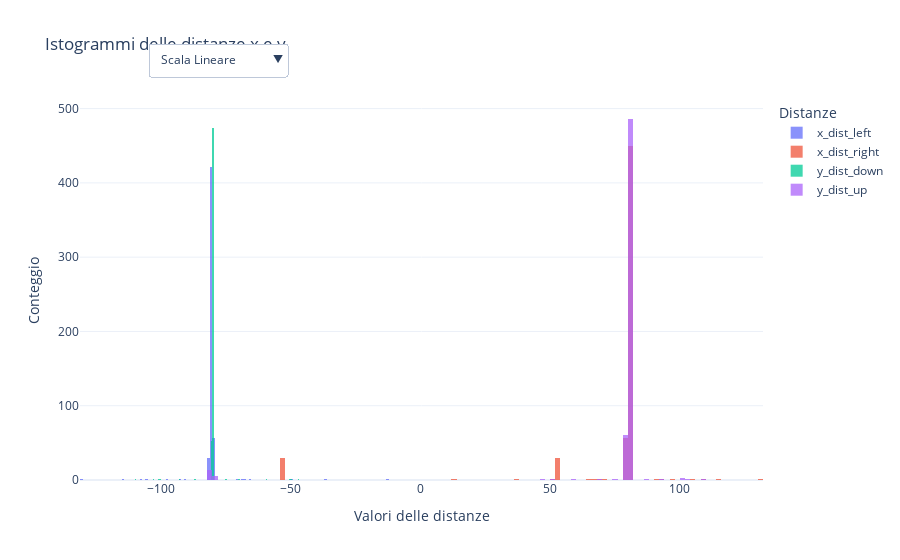

Notebook code cell kept with this figure:
### Code cell
# Definisci i parametri degli istogrammi
bin_count = 180  # Numero di bin predefinito
range_min = -150  # Range minimo predefinito
range_max = 150  # Range massimo predefinito

# Crea istogrammi per ogni colonna
hist_x_dist_left = go.Histogram(
    x=rbf_pts['x_dist_left'],
    name='x_dist_left',
    opacity=0.75,
    nbinsx=bin_count,
    xaxis='x',
    autobinx=False,
    xbins=dict(start=range_min, end=range_max)
)

hist_x_dist_right = go.Histogram(
    x=rbf_pts['x_dist_right'],
    name='x_dist_right',
    opacity=0.75,
    nbinsx=bin_count,
    xaxis='x',
    autobinx=False,
    xbins=dict(start=range_min, end=range_max)
)

hist_y_dist_down = go.Histogram(
    x=rbf_pts['y_dist_down'],
    name='y_dist_down',
    opacity=0.75,
    nbinsx=bin_count,
    xaxis='x',
    autobinx=False,
    xbins=dict(start=range_min, end=range_max)
)

hist_y_dist_up = go.Histogram(
    x=rbf_pts['y_dist_up'],
    name='y_dist_up',
    opacity=0.75,
    nbinsx=bin_count,
    xaxis='x',
    autobinx=False,
    xbins=dict(start=range_min, end=range_max)
)

# Combina tutti gli istogrammi in un'unica figura
fig = go.Figure(data=[hist_x_dist_left, hist_x_dist_right, hist_y_dist_down, hist_y_dist_up])

# Aggiungi il layout per permettere l'interazione tramite la legenda e aggiungi il pulsante di scala
fig.update_layout(
    title_text='Istogrammi delle distanze x e y',
    barmode='overlay',
    xaxis_title_text='Valori delle distanze',
    yaxis_title_text='Conteggio',
    yaxis_type='linear',  # Imposta la scala iniziale su lineare
    legend_title_text='Distanze',
    updatemenus=[
        {
            'buttons': [
                {
                    'args': [{'yaxis.type': 'linear'}],
                    'label': 'Scala Lineare',
                    'method': 'relayout'
                },
                {
                    'args': [{'yaxis.type': 'log'}],
                    'label': 'Scala Logaritmica',
                    'method': 'relayout'
                }
            ],
            'direction': 'down',
            'showactive': True,
            'x': 0.1,
            'xanchor': 'left',
            'y': 1.15,
            'yanchor': 'top'
        }
    ]
)

# Mostra la figura
fig.show()

### Figure 1 — Plotly figure (JSON) as saved in the notebook; plotly's stock layout.template omitted (floating-point values rounded to 4 significant figures; data arrays with more than 128 entries replaced by an {"elided": "..."} marker saying what was removed)
{"data": [{"autobinx": false, "name": "x_dist_left", "nbinsx": 180, "opacity": 0.75, "type": "histogram", "x": {"elided": "580 float values"}, "xaxis": "x", "xbins": {"end": 150, "start": -150}}, {"autobinx": false, "name": "x_dist_right", "nbinsx": 180, "opacity": 0.75, "type": "histogram", "x": {"elided": "580 float values"}, "xaxis": "x", "xbins": {"end": 150, "start": -150}}, {"autobinx": false, "name": "y_dist_down", "nbinsx": 180, "opacity": 0.75, "type": "histogram", "x": {"elided": "580 float values"}, "xaxis": "x", "xbins": {"end": 150, "start": -150}}, {"autobinx": false, "name": "y_dist_up", "nbinsx": 180, "opacity": 0.75, "type": "histogram", "x": {"elided": "580 float values"}, "xaxis": "x", "xbins": {"end": 150, "start": -150}}], "layout": {"barmode": "overlay", "legend": {"title": {"text": "Distanze"}}, "title": {"text": "Istogrammi delle distanze x e y"}, "updatemenus": [{"buttons": [{"args": [{"yaxis.type": "linear"}], "label": "Scala Lineare", "method": "relayout"}, {"args": [{"yaxis.type": "log"}], "label": "Scala Logaritmica", "method": "relayout"}], "direction": "down", "showactive": true, "x": 0.1, "xanchor": "left", "y": 1.15, "yanchor": "top"}], "xaxis": {"title": {"text": "Valori delle distanze"}}, "yaxis": {"title": {"text": "Conteggio"}, "type": "linear"}}}
